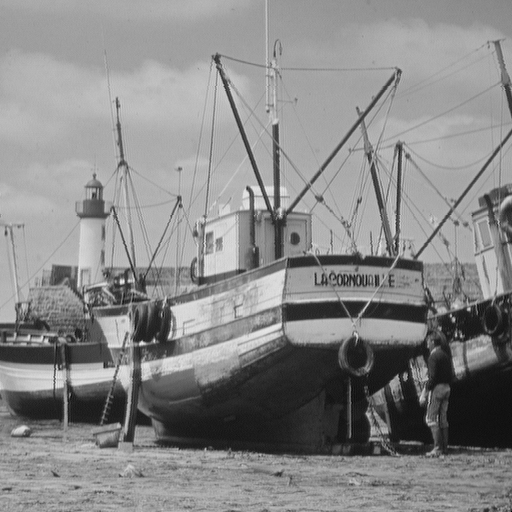
#> input picture Lab2/assets/04_boat.tif, 512 x 512 px
$ python main.py   (older library calls are emulated)
#> lines starting #> are read from the running program, lines starting #| are printed output that depends on the picture; after the words box and inside, x2 and y2 are one past the last pixel; in counts of white or black regions, pixels touching at a corner belong together
import math
import os

import numpy as np
from PIL import Image, ImageEnhance

from matplotlib import pyplot as plt, gridspec
from scipy.signal import convolve2d
import cv2 as cv

MAX_DEC_VALUE_FOR_BYTE = 255


# [52 lines left out: functions show_laplacian_applying, show_gradient_applying, not called in this run]


# https://habr.com/ru/articles/489734/#2d
def rolling_window_2d(a, window_shape, dx=1, dy=1):
    if (len(window_shape) > 2):
        raise Exception("Function supports only 2d window")

    shape = a.shape[:-2] + \
            ((a.shape[-2] - window_shape[0]) // dy + 1,) + \
            ((a.shape[-1] - window_shape[1]) // dx + 1,) + \
            (window_shape[0], window_shape[1])  # sausage-like shape with 2D cross-section
    strides = a.strides[:-2] + \
              (a.strides[-2] * dy,) + \
              (a.strides[-1] * dx,) + \
              a.strides[-2:]
    return np.lib.stride_tricks.as_strided(a, shape=shape, strides=strides)


def pad_2d_matrix_to_size(a: np.ndarray, new_xsize, new_ysize, pad_value=0):
    if (len(a.shape) != 2):
        raise Exception("Function works only with 2d matrix")

    current_xsize = a.shape[0]
    current_ysize = a.shape[1]
    delta_x = new_xsize - current_xsize
    delta_y = new_ysize - current_ysize

    if (delta_x < 0 or delta_y < 0):
        raise Exception("The current size of the matrix is greater than the new size")
    d = int(delta_y // 2),
    d = int(delta_y - (delta_y // 2))
    return np.pad(
        a,
        (
            (
                int(delta_x // 2),
                int(delta_x - (delta_x // 2))
            ),
            (
                int(delta_y // 2),
                int(delta_y - (delta_y // 2))
            ),
        ),
        mode='constant',
        constant_values=pad_value
    )


# [52 lines left out: functions simple_gradient, laplacian, pruit, agreement_laplassian, not called in this run]


def rank_filter(title, img: np.ndarray):
    new_x = 3 * (math.ceil(img.shape[0] / 3))
    new_y = 3 * (math.ceil(img.shape[1] / 3))
    img = pad_2d_matrix_to_size(img, new_x, new_y)
    samples = rolling_window_2d(img, [3, 3])

    img_after = np.array([[ np.max(column) - np.min(column) for column in line] for line in samples]).astype(np.int)

    threshold = 20
    borders = np.ceil((img_after - threshold) / 255) * 255

    fig = plt.figure(num=title, figsize=(10, 10))
    fig.suptitle(title)
    fig.subplots_adjust(hspace=0.5, wspace=1)
    gs = gridspec.GridSpec(2, 2)

    ax00 = fig.add_subplot(gs[0, 0])
    ax00.set_title('Original image')
    ax00.imshow(img, cmap='gray', vmin=0, vmax=255)

    ax01 = fig.add_subplot(gs[0, 1])
    ax01.set_title('Borders')
    ax01.imshow(np.array(borders), cmap='gray', vmin=0, vmax=255)

    ax10 = fig.add_subplot(gs[1, 0])
    ax10.set_title('After filter')
    ax10.imshow(np.array(img_after), cmap='gray', vmin=0, vmax=255)

    ax11 = fig.add_subplot(gs[1, 1])
    ax11.set_title('Hist')
    ax11.hist(np.array(img_after).ravel(), bins='auto')


def apply_canny(title, img: np.ndarray):
    borders = cv.Canny(img, 100, 200)

    fig = plt.figure(num=title, figsize=(10, 10))
    fig.suptitle(title)
    fig.subplots_adjust(hspace=0.5, wspace=1)
    gs = gridspec.GridSpec(1, 2)

    ax00 = fig.add_subplot(gs[0, 0])
    ax00.set_title('Original image')
    ax00.imshow(img, cmap='gray', vmin=0, vmax=255)

    ax01 = fig.add_subplot(gs[0, 1])
    ax01.set_title('Borders')
    ax01.imshow(np.array(borders), cmap='gray', vmin=0, vmax=255)


def main():
    dir_path = "./assets"

    img_name = "04_boat.tif"
    img_path = os.path.join(dir_path, img_name)
    image = Image.open(img_path).convert("L")
#> image is the input picture: PIL image 512x512 L; min 0, max 239, mean 136.1
    image = ImageEnhance.Contrast(image).enhance(2)
    image = np.array(image)

    custom_img = "bykovka_river.png"
    custom_img_path = os.path.join(dir_path, custom_img)
    custom_image = Image.open(custom_img_path).convert("L")
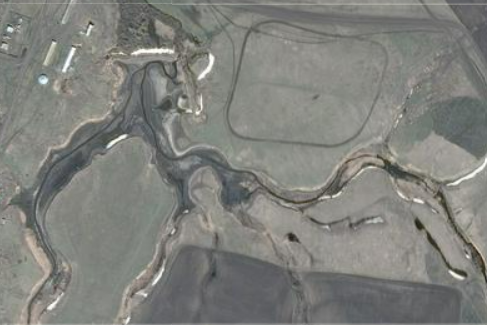
#> input picture Lab2/assets/bykovka_river.png, 487 x 325 px
    custom_image = ImageEnhance.Contrast(custom_image).enhance(2)
    custom_image = np.array(custom_image)

    # [4 lines of commented-out code are left out]
    rank_filter("default img", image)
#> in pad_2d_matrix_to_size, `return np.pad( a, ( ( int(delta_x // 2), int(delta_x - (delta_x // 2))..`:
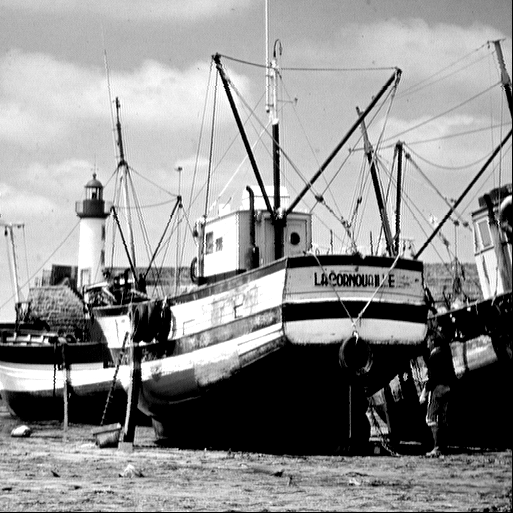
#> returned value: shape (513, 513); min 0, max 255, mean 145
#> in rolling_window_2d, `strides = a.strides[:-2] + \ (a.strides[-2] * dy,) + \ (a.strides[-1] ..`: strides = (513, 1, 513, 1)
#> in rank_filter, `borders = np.ceil((img_after - threshold) / 255) * 255`:
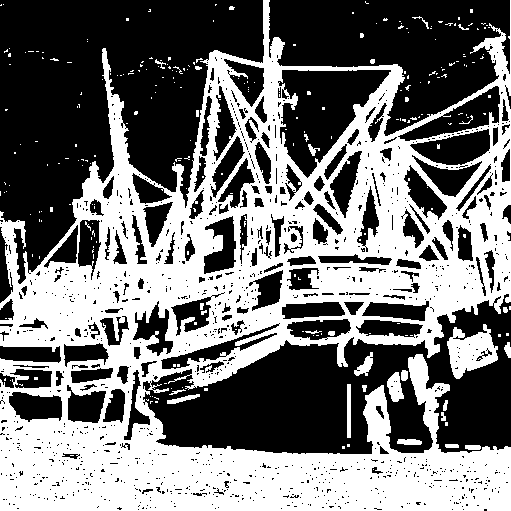
#> borders: shape (511, 511) float64; 45.9% white; 261 white regions (232 under 20 px), largest, box (x1, y1, x2, y2) and area: (0, 0, 511, 511) 115365, (447, 324, 498, 379) 1625, (387, 372, 404, 402) 329
    rank_filter("custom img rank", custom_image)
#> call 2 of rank_filter, with title = 'custom img rank'
#> call 2 of pad_2d_matrix_to_size, with new_xsize = 327, new_ysize = 489, pad_value = 0
#> in pad_2d_matrix_to_size (call 2), `return np.pad( a, ( ( int(delta_x // 2), int(delta_x - (delta_x // 2))..`:
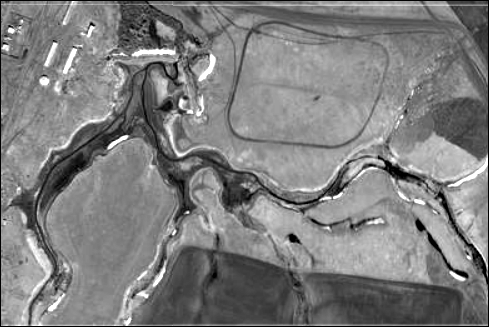
#> returned value: shape (327, 489); min 0, max 255, mean 126.3
#> in rank_filter (call 2), `img_after = np.array([[ np.max(column) - np.min(column) for column in ..`:
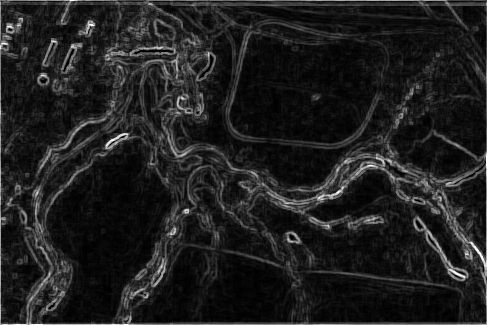
#> img_after: shape (325, 487) int64; min 0, max 255, mean 31.1
#> in rank_filter (call 2), `borders = np.ceil((img_after - threshold) / 255) * 255`: borders: shape (325, 487) float64; 47.3% white; 508 white regions (475 under 20 px), largest, box (x1, y1, x2, y2) and area: (0, 0, 487, 325) 71569, (368, 26, 438, 37) 228, (310, 92, 322, 102) 79
    apply_canny("custom img canny", custom_image)
#> in apply_canny, `borders = cv.Canny(img, 100, 200)`:
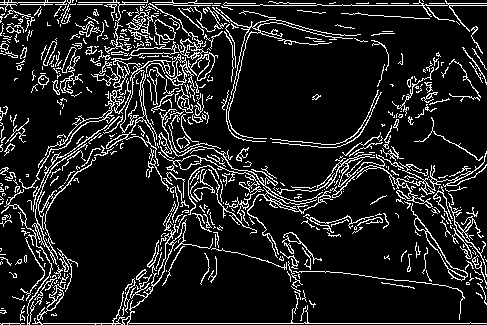
#> borders: shape (325, 487); 12.6% white in thin lines or dots
    plt.show()
#> figure, not shown here; panel 4: tallest bar 41030 high, from x = 0 to 1.5
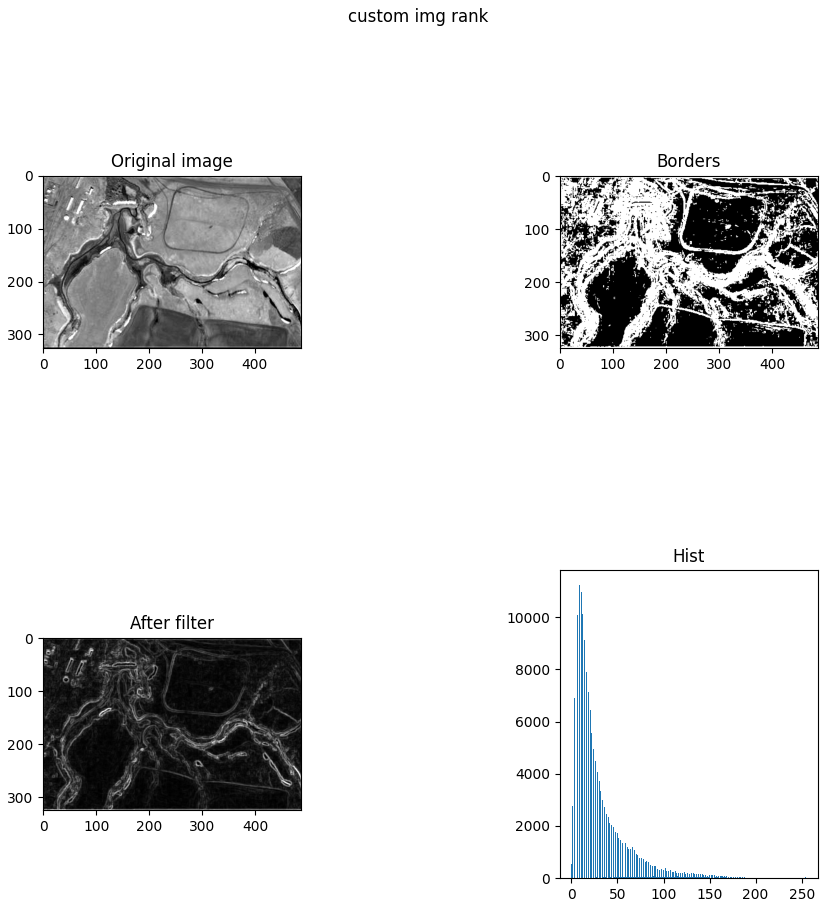
#> figure drawn by matplotlib, 4 panels; panel 4: tallest bar 11251 high, from x = 7.76 to 8.87


if __name__ == '__main__':
    main()
